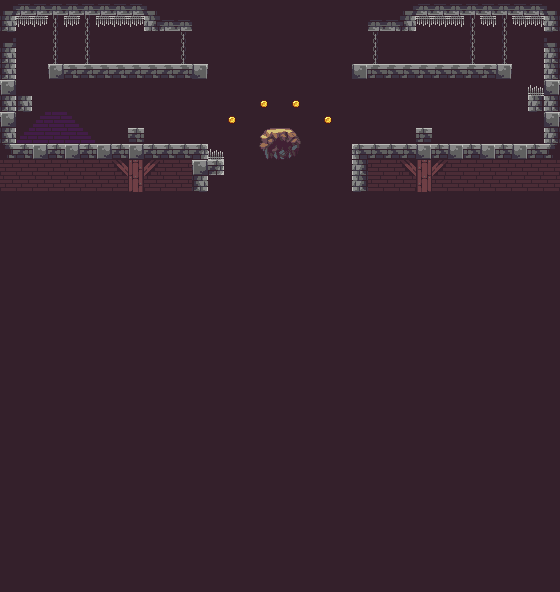

A 2D game scene composited from a Tiled map and its tileset images. What follows is a short description and the map's XML, with each tile layer's data collapsed to a summary:
An orthogonal 35x37 tile map with 16x16 px tiles, 2 tile layers (back, front), 2 tilesets and 36 objects.

<map version="1.2" tiledversion="1.3.3" orientation="orthogonal" renderorder="left-up" compressionlevel="0" width="35" height="37" tilewidth="16" tileheight="16" infinite="0" nextlayerid="8" nextobjectid="68">
 <tileset firstgid="1" name="Assets" tilewidth="16" tileheight="16" tilecount="322" columns="23">
  <image source="tilesets/Assets.png" width="368" height="224" />
  <tile id="6">
   <properties>
    <property name="solid" value="block" />
   </properties>
  </tile>
  <tile id="15">
   <animation>
    <frame tileid="15" duration="105" />
    <frame tileid="16" duration="105" />
    <frame tileid="17" duration="105" />
    <frame tileid="18" duration="105" />
   </animation>
  </tile>
 </tileset>
 <tileset firstgid="323" source="tilesets/front.tsx" />
 <layer id="2" name="back" width="35" height="37">
  <data>[1295 cells, 1295 non-empty, 11 distinct tile ids]</data>
 </layer>
 <layer id="1" name="front" width="35" height="37">
  <properties>
   <property name="open" type="bool" value="true" />
  </properties>
  <data>[1295 cells, 185 non-empty, 28 distinct tile ids]</data>
 </layer>
 <objectgroup color="#c80000" id="4" name="collisions">
  <object id="3" x="0" y="144" width="208" height="16" />
  <object id="6" x="0" y="16" width="16" height="128" />
  <object id="8" x="128" y="128" width="16" height="16" />
  <object id="9" x="48" y="64" width="160" height="16" />
  <object id="14" x="352" y="160" width="16" height="48" />
  <object id="15" x="144" y="16" width="48" height="16" />
  <object id="16" x="0" y="0" width="160" height="16" />
  <object id="18" x="16" y="96" width="16" height="16" />
  <object id="19" x="192" y="160" width="16" height="48" />
  <object id="20" x="352" y="144" width="208" height="16" />
  <object id="21" x="208" y="288" width="48" height="16" />
  <object id="22" x="288" y="320" width="80" height="16" />
  <object id="23" x="368" y="384" width="96" height="16" />
  <object id="24" x="0" y="592" width="560" height="16" />
  <object id="26" x="-16" y="0" width="16" height="592" />
  <object id="27" x="64" y="528" width="112" height="32" />
  <object id="28" x="0" y="464" width="64" height="32" />
  <object id="29" x="160" y="384" width="64" height="32" />
  <object id="30" x="96" y="416" width="32" height="16" />
  <object id="31" x="288" y="208" width="64" height="16" />
  <object id="32" x="208" y="160" width="16" height="16" />
  <object id="33" x="176" y="544" width="16" height="16" />
  <object id="34" x="336" y="176" width="16" height="32" />
  <object id="35" x="64" y="480" width="16" height="16" />
  <object id="37" x="240" y="352" width="32" height="16" />
  <object id="39" x="256" y="224" width="32" height="16" />
  <object id="40" x="368" y="368" width="16" height="16" />
  <object id="42" x="208" y="256" width="32" height="32" />
  <object id="43" x="352" y="64" width="160" height="16" />
  <object id="44" x="368" y="16" width="48" height="16" />
  <object id="45" x="400" y="0" width="160" height="16" />
  <object id="46" x="544" y="16" width="16" height="128" />
  <object id="47" x="416" y="128" width="16" height="16" />
  <object id="48" x="528" y="96" width="16" height="16" />
  <object id="49" x="560" y="144" width="16" height="448" />
  <object id="61" x="256" y="128" width="48" height="32" />
 </objectgroup>
</map>
